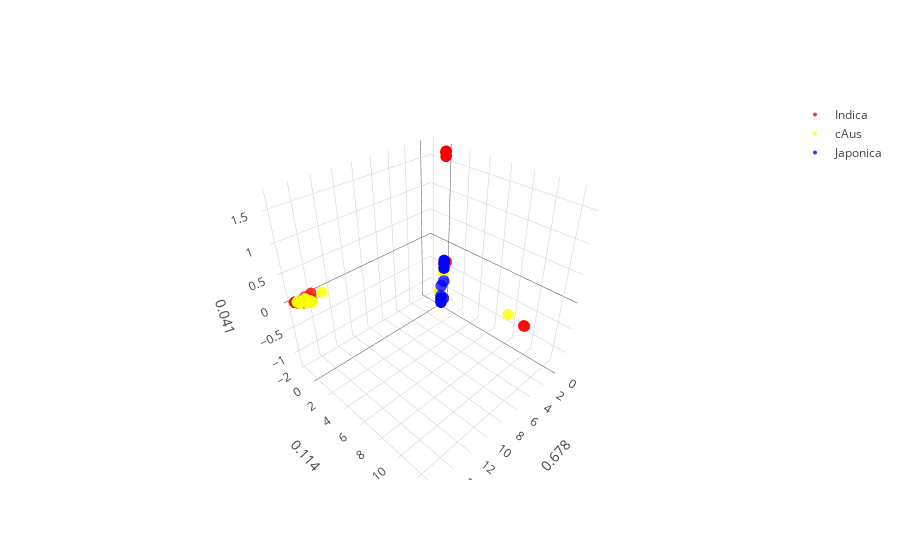

The notebook cell saved with this chart:
### Markdown cell above
## Real data

In this section we apply the relation learned during the preceding simulation step to the study of genetic structure at the chosen locus.

i. We will first perform PCA on the data matrix loaded, together with haplotypes from the two control populations. The data matrix came with labels and individual IDs. These are displayed in the first graph.

ii. We then perform Mean Shift unsupervised clustering to the real data in feature space. MeanShift is a clustering algorithm that relies on the KDE estimate of observed data to identify peaks, to which it assigns observations based on proximity ( ** ). The output of this clusterisation is displayed on the second graph.

iii. For the third part the user is first asked to chose a set of MeanShift clusters. The pairwise distances between the centroids of the chosen clusters will be calculated and their respective Fsts inferred from the relation shown in the above plot. The clusters chosen and the vectors connecting are plotted, annotated with their respective distances.

### Code cell
### Build control data set with apropriate distances.
from Euc_pca_tools.plot_tools import plot_3D
diploid= True

length_haps= gen_data.shape[1]

## Perform PCA with or without including control populations.
gen_data= np.nan_to_num(gen_data)

pca = PCA(n_components=3, whiten=False,svd_solver='randomized').fit(gen_data)
feats= pca.transform(gen_data)
var_comps= pca.explained_variance_ratio_

if ref_file:
     
    plot_3D(feats,color_indexes,colors= colors,Names=Names,var_comps= var_comps,ref_names= ref_names)

### Figure 1 — Plotly figure (JSON) as saved in the notebook; plotly's stock layout.template omitted (floating-point values rounded to 4 significant figures; data arrays with more than 128 entries replaced by an {"elided": "..."} marker saying what was removed)
{"data": [{"marker": {"color": "rgba(255,0,0,.8)", "line": {"width": 0}, "opacity": 1, "size": 4, "symbol": "circle"}, "mode": "markers", "name": "Indica", "text": {"elided": "394 str values"}, "type": "scatter3d", "uid": "8e06d6a9-0552-40e9-88aa-5ab891ccf90b", "x": {"elided": "394 float values"}, "y": {"elided": "394 float values"}, "z": {"elided": "394 float values"}}, {"marker": {"color": "rgba(255,255,0,.8)", "line": {"width": 0}, "opacity": 1, "size": 4, "symbol": "circle"}, "mode": "markers", "name": "cAus", "text": ["ID: IRIS_313-11742, gp: cAus", "ID: IRIS_313-11298, gp: cAus", "ID: IRIS_313-8321, gp: cAus", "ID: IRIS_313-10020, gp: cAus", "ID: IRIS_313-8342, gp: cAus", "ID: IRIS_313-11054, gp: cAus", "ID: IRIS_313-9610, gp: cAus", "ID: IRIS_313-11013, gp: cAus", "ID: IRIS_313-10925, gp: cAus", "ID: IRIS_313-11454, gp: cAus", "ID: IRIS_313-11055, gp: cAus", "ID: IRIS_313-9626, gp: cAus", "ID: IRIS_313-11058, gp: cAus", "ID: IRIS_313-11323, gp: cAus", "ID: IRIS_313-11324, gp: cAus", "ID: IRIS_313-11629, gp: cAus", "ID: CX368, gp: cAus", "ID: IRIS_313-11064, gp: cAus", "ID: IRIS_313-8410, gp: cAus", "ID: IRIS_313-11636, gp: cAus", "ID: IRIS_313-11015, gp: cAus", "ID: IRIS_313-9422, gp: cAus", "ID: IRIS_313-10673, gp: cAus", "ID: IRIS_313-8864, gp: cAus", "ID: IRIS_313-11483, gp: cAus", "ID: IRIS_313-9283, gp: cAus", "ID: IRIS_313-11214, gp: cAus", "ID: IRIS_313-11191, gp: cAus", "ID: IRIS_313-11462, gp: cAus", "ID: IRIS_313-10963, gp: cAus", "ID: IRIS_313-10965, gp: cAus", "ID: IRIS_313-8554, gp: cAus", "ID: IRIS_313-12141, gp: cAus", "ID: IRIS_313-10976, gp: cAus", "ID: IRIS_313-10845, gp: cAus", "ID: IRIS_313-9661, gp: cAus", "ID: IRIS_313-8963, gp: cAus", "ID: IRIS_313-10849, gp: cAus", "ID: IRIS_313-10981, gp: cAus", "ID: IRIS_313-10718, gp: cAus", "ID: IRIS_313-10852, gp: cAus", "ID: IRIS_313-10979, gp: cAus", "ID: IRIS_313-10987, gp: cAus", "ID: IRIS_313-10543, gp: cAus", "ID: IRIS_313-9449, gp: cAus", "ID: IRIS_313-11982, gp: cAus", "ID: IRIS_313-11112, gp: cAus", "ID: IRIS_313-10869, gp: cAus", "ID: IRIS_313-11265, gp: cAus", "ID: IRIS_313-10927, gp: cAus", "ID: IRIS_313-11272, gp: cAus", "ID: IRIS_313-10875, gp: cAus", "ID: IRIS_313-12002, gp: cAus", "ID: IRIS_313-11277, gp: cAus", "ID: IRIS_313-11557, gp: cAus", "ID: IRIS_313-11016, gp: cAus", "ID: IRIS_313-11017, gp: cAus", "ID: IRIS_313-11018, gp: cAus", "ID: IRIS_313-11020, gp: cAus", "ID: IRIS_313-11458, gp: cAus", "ID: IRIS_313-11024, gp: cAus", "ID: IRIS_313-8721, gp: cAus", "ID: IRIS_313-11027, gp: cAus", "ID: IRIS_313-11291, gp: cAus", "ID: IRIS_313-11618, gp: cAus"], "type": "scatter3d", "uid": "cf8d20b3-d4f8-4654-ad74-30df4cde6d80", "x": [14.92, -0.7227, 15.58, 1.454, -0.7227, 0.3009, -0.7227, -0.7227, -0.7257, -0.7227, -0.7227, 15.34, 15.68, -0.7227, -0.7227, -0.7254, -0.7227, 0.3009, -0.7227, -0.7227, 15.02, 12.97, 14.65, -0.7227, -0.7227, -0.7227, -0.7227, -0.7227, -0.7254, -0.7227, -0.723, -0.7257, 14.98, -0.7227, -0.7227, 14.64, -0.2106, -0.7227, 14.64, 1.194, -0.723, 14.66, -0.723, -0.7227, -0.7227, -0.723, 15.53, -0.7257, -0.7227, 14.9, 14.91, -0.7227, 0.3009, 15.42, 15.23, -0.7227, -0.7227, 5.052, -0.7254, 15.31, -0.7227, -0.7227, -0.7227, -0.7227, -0.7254], "y": [-1.333, -0.08364, -1.394, 1.17, -0.08364, 0.7058, -0.08364, -0.08364, -0.08578, -0.08364, -0.08364, -1.27, -1.437, -0.08364, -0.08364, -0.08556, -0.08364, 0.7058, -0.08364, -0.08364, -1.078, -1.908, -0.899, -0.08364, -0.08364, -0.08364, -0.08364, -0.08364, -0.08556, -0.08364, -0.08385, -0.08578, -1.384, -0.08364, -0.08364, -1.216, 0.3335, -0.08364, -1.189, 0.9797, -0.08385, -1.525, -0.08385, -0.08364, -0.08364, -0.08385, -1.36, -0.08578, -0.08364, -1.026, -1.708, -0.08364, 0.7058, -1.314, -1.195, -0.08364, -0.08364, 10.87, -0.08556, -1.25, -0.08364, -0.08364, -0.08364, -0.08364, -0.08556], "z": [0.01553, -0.364, 0.04894, -0.7427, -0.364, -0.4608, -0.364, -0.364, -0.3912, -0.364, -0.364, 0.06052, 0.05252, -0.364, -0.364, -0.3883, -0.364, -0.4608, -0.364, -0.364, 0.01808, -0.05606, 0.01754, -0.364, -0.364, -0.364, -0.364, -0.364, -0.3883, -0.364, -0.3666, -0.3912, 0.05485, -0.364, -0.364, 0.004069, -0.3975, -0.364, -0.0001619, -0.7562, -0.3666, -0.01242, -0.3666, -0.364, -0.364, -0.3666, 0.02734, -0.3912, -0.364, 0.0294, -0.02228, -0.364, -0.4608, 0.04321, 0.03661, -0.364, -0.364, 0.1492, -0.3883, 0.04359, -0.364, -0.364, -0.364, -0.364, -0.3883]}, {"marker": {"color": "rgba(0,0,255,.8)", "line": {"width": 0}, "opacity": 1, "size": 4, "symbol": "circle"}, "mode": "markers", "name": "Japonica", "text": {"elided": "320 str values"}, "type": "scatter3d", "uid": "36d007bc-8442-481e-9956-f934b5bc7976", "x": {"elided": "320 float values"}, "y": {"elided": "320 float values"}, "z": {"elided": "320 float values"}}], "layout": {"scene": {"xaxis": {"title": "0.678"}, "yaxis": {"title": "0.114"}, "zaxis": {"title": "0.041"}}}}
